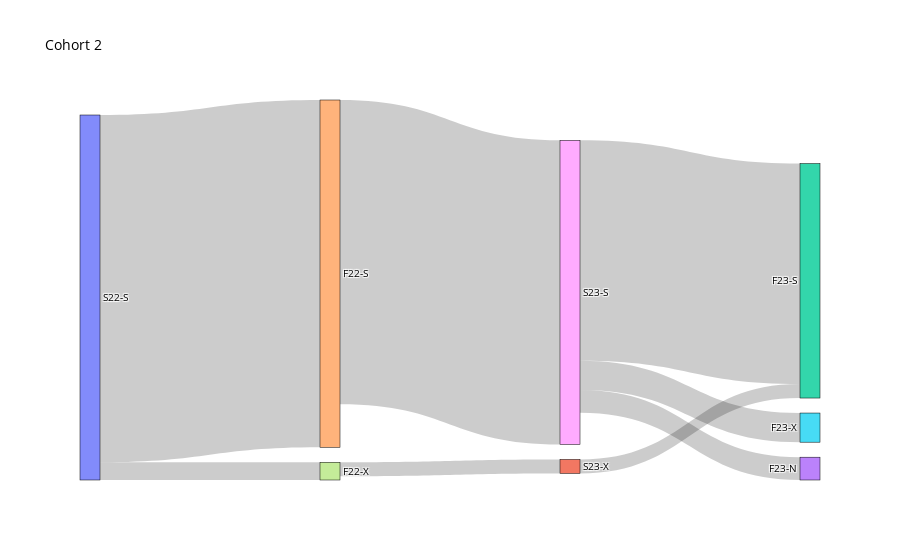

This figure's notebook cell:
### Code cell
count14=0
count15=0
count16=0
count17=0
count18=0
count19=0
count20=0
count21=0
for index, row in co2.iterrows():
    if row['S22-N']==0 and row['S22-G']==0 and row['S22-X']==0:
        if row['S22-S']==1:
            if row['F22-N']==0 and row['F22-G']==0 and row['F22-X']==0:
                if row['F22-S']==1:
                    count14+=1
                    if row['S23-N']==0 and row['S23-G']==0 and row['S23-X']==0:
                        if row['S23-S']==1:
                            count15+=1
                            if row['F23-N']==0 and row['F23-G']==0 and row['F23-X']==0:
                                if row['F23-S']==1:
                                    count16+=1
                            if row['F23-S']==0 and row['F23-N']==0 and row['F23-G']==0:
                                if row['F23-X']==1:
                                    count17+=1
                            if row['F23-S']==0 and row['F23-G']==0 and row['F23-X']==0:
                                if row['F23-N']==1:
                                    count18+=1
            if row['F22-S']==0 and row['F22-N']==0 and row['F22-G']==0:
                if row['F22-X']==1:
                    count19+=1
                    if row['S23-S']==0 and row['S23-N']==0 and row['S23-G']==0:
                        if row['S23-X']==1:
                            count20+=1
                            if row['F23-N']==0 and row['F23-G']==0 and row['F23-X']==0:
                                if row['F23-S']==1:
                                    count21+=1

            
fig = go.Figure(data=[go.Sankey(
    node=dict(
        pad=15,
        thickness=20,
        line=dict(color="black", width=0.5),
        label=['S22-S','S22-N','S22-G','S22-X','F22-S','F22-N','F22-G','F22-X','S23-S','S23-N','S23-G','S23-X','F23-S','F23-N','F23-G','F23-X'],
    ),
    link=dict(
        source=[0, 4, 8, 8, 8, 0,7, 11],
        target=[4, 8, 12,15,13,7,11,12],
        value=[count14,count15,count16,count17,count18,count19,count20,count21]  
    ),
)])

# Update layout settings if needed
fig.update_layout(title_text="Cohort 2",
                  font=dict(size=10, color="black"),
                  )
fig.show()

### Figure 1 — Plotly figure (JSON) as saved in the notebook; plotly's stock layout.template omitted (floating-point values rounded to 4 significant figures)
{"data": [{"link": {"source": [0, 4, 8, 8, 8, 0, 7, 11], "target": [4, 8, 12, 15, 13, 7, 11, 12], "value": [274, 240, 174, 23, 18, 14, 11, 11]}, "node": {"label": ["S22-S", "S22-N", "S22-G", "S22-X", "F22-S", "F22-N", "F22-G", "F22-X", "S23-S", "S23-N", "S23-G", "S23-X", "F23-S", "F23-N", "F23-G", "F23-X"], "line": {"color": "black", "width": 0.5}, "pad": 15, "thickness": 20}, "type": "sankey"}], "layout": {"autosize": true, "font": {"color": "black", "size": 10}, "title": {"text": "Cohort 2"}}}
